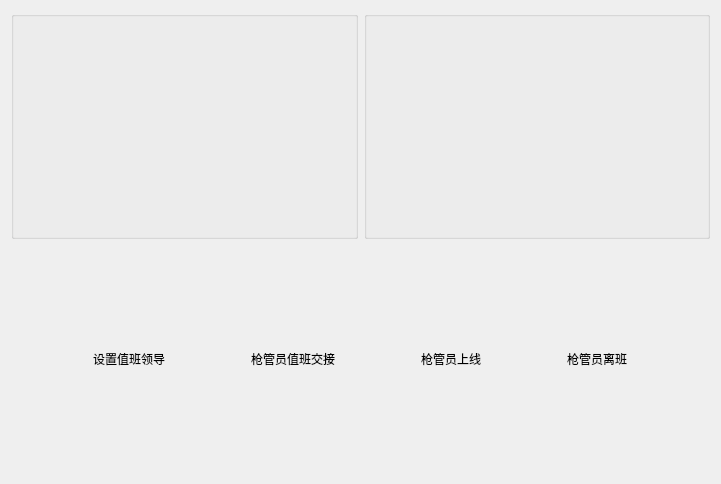
<?xml version="1.0" encoding="UTF-8"?>
<ui version="4.0">
 <class>DutyManage</class>
 <widget class="QWidget" name="DutyManage">
  <property name="geometry">
   <rect>
    <x>0</x>
    <y>0</y>
    <width>721</width>
    <height>484</height>
   </rect>
  </property>
  <layout class="QGridLayout" name="gridLayout">
   <item row="0" column="0">
    <widget class="ZDiyList" name="dutyManagerList">
     <property name="minimumSize">
      <size>
       <width>300</width>
       <height>0</height>
      </size>
     </property>
    </widget>
   </item>
   <item row="0" column="1">
    <widget class="PoliceInfo" name="policeInfo"/>
   </item>
   <item row="1" column="0" colspan="2">
    <widget class="QWidget" name="widget" native="true">
     <layout class="QHBoxLayout" name="horizontalLayout">
      <item>
       <widget class="QToolButton" name="setDutyLeader">
        <property name="focusPolicy">
         <enum>Qt::NoFocus</enum>
        </property>
        <property name="text">
         <string>设置值班领导</string>
        </property>
        <property name="icon">
         <iconset resource="../ImgSrc.qrc">
          <normaloff>:/img/icon/verify.png</normaloff>:/img/icon/verify.png</iconset>
        </property>
        <property name="iconSize">
         <size>
          <width>100</width>
          <height>100</height>
         </size>
        </property>
        <property name="toolButtonStyle">
         <enum>Qt::ToolButtonTextUnderIcon</enum>
        </property>
        <property name="autoRaise">
         <bool>true</bool>
        </property>
       </widget>
      </item>
      <item>
       <widget class="QToolButton" name="hands">
        <property name="focusPolicy">
         <enum>Qt::NoFocus</enum>
        </property>
        <property name="text">
         <string>枪管员值班交接</string>
        </property>
        <property name="icon">
         <iconset resource="../ImgSrc.qrc">
          <normaloff>:/img/icon/duty.png</normaloff>:/img/icon/duty.png</iconset>
        </property>
        <property name="iconSize">
         <size>
          <width>100</width>
          <height>100</height>
         </size>
        </property>
        <property name="toolButtonStyle">
         <enum>Qt::ToolButtonTextUnderIcon</enum>
        </property>
        <property name="autoRaise">
         <bool>true</bool>
        </property>
       </widget>
      </item>
      <item>
       <widget class="QToolButton" name="onDuty">
        <property name="focusPolicy">
         <enum>Qt::NoFocus</enum>
        </property>
        <property name="text">
         <string>枪管员上线</string>
        </property>
        <property name="icon">
         <iconset resource="../ImgSrc.qrc">
          <normaloff>:/img/icon/duty.png</normaloff>:/img/icon/duty.png</iconset>
        </property>
        <property name="iconSize">
         <size>
          <width>100</width>
          <height>100</height>
         </size>
        </property>
        <property name="toolButtonStyle">
         <enum>Qt::ToolButtonTextUnderIcon</enum>
        </property>
        <property name="autoRaise">
         <bool>true</bool>
        </property>
       </widget>
      </item>
      <item>
       <widget class="QToolButton" name="offDuty">
        <property name="focusPolicy">
         <enum>Qt::NoFocus</enum>
        </property>
        <property name="text">
         <string>枪管员离班</string>
        </property>
        <property name="icon">
         <iconset resource="../ImgSrc.qrc">
          <normaloff>:/img/icon/duty.png</normaloff>:/img/icon/duty.png</iconset>
        </property>
        <property name="iconSize">
         <size>
          <width>100</width>
          <height>100</height>
         </size>
        </property>
        <property name="toolButtonStyle">
         <enum>Qt::ToolButtonTextUnderIcon</enum>
        </property>
        <property name="autoRaise">
         <bool>true</bool>
        </property>
       </widget>
      </item>
     </layout>
    </widget>
   </item>
  </layout>
 </widget>
 <customwidgets>
  <customwidget>
   <class>ZDiyList</class>
   <extends>QGroupBox</extends>
   <header location="global">zdiylist.h</header>
   <container>1</container>
  </customwidget>
  <customwidget>
   <class>PoliceInfo</class>
   <extends>QGroupBox</extends>
   <header location="global">policeinfo.h</header>
   <container>1</container>
  </customwidget>
 </customwidgets>
 <resources>
  <include location="../ImgSrc.qrc"/>
 </resources>
 <connections/>
</ui>
